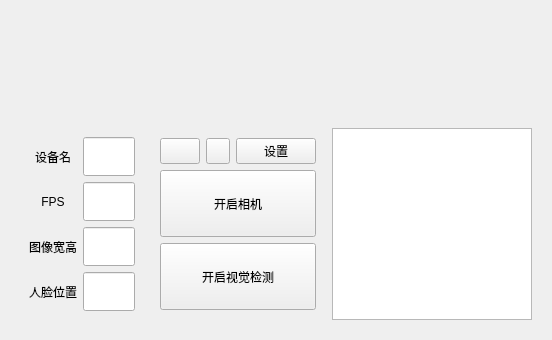
<?xml version="1.0" encoding="UTF-8"?>
<ui version="4.0">
 <class>Camera</class>
 <widget class="QWidget" name="Camera">
  <property name="geometry">
   <rect>
    <x>0</x>
    <y>0</y>
    <width>552</width>
    <height>340</height>
   </rect>
  </property>
  <property name="windowTitle">
   <string>Camera</string>
  </property>
  <layout class="QGridLayout" name="gridLayout">
   <item row="0" column="0">
    <widget class="CardWidget" name="videoCardWidget">
     <property name="sizePolicy">
      <sizepolicy hsizetype="Preferred" vsizetype="Expanding">
       <horstretch>0</horstretch>
       <verstretch>0</verstretch>
      </sizepolicy>
     </property>
     <layout class="QGridLayout" name="gridLayout_3">
      <item row="0" column="0">
       <widget class="ImageLabel" name="camView"/>
      </item>
     </layout>
    </widget>
   </item>
   <item row="1" column="0">
    <widget class="CardWidget" name="setCardWidget">
     <layout class="QGridLayout" name="gridLayout_2">
      <item row="0" column="2">
       <widget class="PlainTextEdit" name="helpPlainTextEdit">
        <property name="sizePolicy">
         <sizepolicy hsizetype="Preferred" vsizetype="Preferred">
          <horstretch>0</horstretch>
          <verstretch>0</verstretch>
         </sizepolicy>
        </property>
        <property name="readOnly">
         <bool>true</bool>
        </property>
       </widget>
      </item>
      <item row="0" column="1">
       <layout class="QGridLayout" name="gridLayout_5">
        <property name="leftMargin">
         <number>10</number>
        </property>
        <property name="topMargin">
         <number>10</number>
        </property>
        <property name="rightMargin">
         <number>10</number>
        </property>
        <property name="bottomMargin">
         <number>10</number>
        </property>
        <item row="0" column="2">
         <widget class="PushButton" name="settingButton">
          <property name="sizePolicy">
           <sizepolicy hsizetype="Minimum" vsizetype="Fixed">
            <horstretch>0</horstretch>
            <verstretch>0</verstretch>
           </sizepolicy>
          </property>
          <property name="text">
           <string>设置</string>
          </property>
         </widget>
        </item>
        <item row="1" column="0" colspan="3">
         <widget class="PushButton" name="camButton">
          <property name="sizePolicy">
           <sizepolicy hsizetype="Preferred" vsizetype="Preferred">
            <horstretch>0</horstretch>
            <verstretch>0</verstretch>
           </sizepolicy>
          </property>
          <property name="minimumSize">
           <size>
            <width>0</width>
            <height>0</height>
           </size>
          </property>
          <property name="text">
           <string>开启相机</string>
          </property>
         </widget>
        </item>
        <item row="2" column="0" colspan="3">
         <widget class="PushButton" name="detButton">
          <property name="sizePolicy">
           <sizepolicy hsizetype="Preferred" vsizetype="Preferred">
            <horstretch>0</horstretch>
            <verstretch>0</verstretch>
           </sizepolicy>
          </property>
          <property name="minimumSize">
           <size>
            <width>0</width>
            <height>0</height>
           </size>
          </property>
          <property name="text">
           <string>开启视觉检测</string>
          </property>
         </widget>
        </item>
        <item row="0" column="0">
         <widget class="ComboBox" name="chooseBox">
          <property name="sizePolicy">
           <sizepolicy hsizetype="Preferred" vsizetype="Preferred">
            <horstretch>0</horstretch>
            <verstretch>0</verstretch>
           </sizepolicy>
          </property>
          <property name="minimumSize">
           <size>
            <width>0</width>
            <height>0</height>
           </size>
          </property>
         </widget>
        </item>
        <item row="0" column="1">
         <widget class="ToolButton" name="refButton">
          <property name="sizePolicy">
           <sizepolicy hsizetype="Preferred" vsizetype="Preferred">
            <horstretch>0</horstretch>
            <verstretch>0</verstretch>
           </sizepolicy>
          </property>
         </widget>
        </item>
       </layout>
      </item>
      <item row="0" column="0">
       <widget class="CardWidget" name="infoCardWidget">
        <layout class="QGridLayout" name="gridLayout_4">
         <item row="3" column="0">
          <widget class="BodyLabel" name="posLabel">
           <property name="text">
            <string>人脸位置</string>
           </property>
           <property name="alignment">
            <set>Qt::AlignCenter</set>
           </property>
          </widget>
         </item>
         <item row="1" column="0">
          <widget class="BodyLabel" name="fpsLabel">
           <property name="text">
            <string>FPS</string>
           </property>
           <property name="alignment">
            <set>Qt::AlignCenter</set>
           </property>
          </widget>
         </item>
         <item row="2" column="0">
          <widget class="BodyLabel" name="whBodyLabel">
           <property name="text">
            <string>图像宽高</string>
           </property>
           <property name="alignment">
            <set>Qt::AlignCenter</set>
           </property>
          </widget>
         </item>
         <item row="0" column="0">
          <widget class="BodyLabel" name="nameLabel">
           <property name="text">
            <string>设备名</string>
           </property>
           <property name="alignment">
            <set>Qt::AlignCenter</set>
           </property>
          </widget>
         </item>
         <item row="0" column="1">
          <widget class="LineEdit" name="nameLineEdit">
           <property name="sizePolicy">
            <sizepolicy hsizetype="Preferred" vsizetype="Preferred">
             <horstretch>0</horstretch>
             <verstretch>0</verstretch>
            </sizepolicy>
           </property>
           <property name="alignment">
            <set>Qt::AlignCenter</set>
           </property>
           <property name="readOnly">
            <bool>true</bool>
           </property>
          </widget>
         </item>
         <item row="1" column="1">
          <widget class="LineEdit" name="fpsLineEdit">
           <property name="sizePolicy">
            <sizepolicy hsizetype="Preferred" vsizetype="Preferred">
             <horstretch>0</horstretch>
             <verstretch>0</verstretch>
            </sizepolicy>
           </property>
           <property name="alignment">
            <set>Qt::AlignCenter</set>
           </property>
           <property name="readOnly">
            <bool>true</bool>
           </property>
          </widget>
         </item>
         <item row="2" column="1">
          <widget class="LineEdit" name="whLineEdit">
           <property name="sizePolicy">
            <sizepolicy hsizetype="Preferred" vsizetype="Preferred">
             <horstretch>0</horstretch>
             <verstretch>0</verstretch>
            </sizepolicy>
           </property>
           <property name="alignment">
            <set>Qt::AlignCenter</set>
           </property>
           <property name="readOnly">
            <bool>true</bool>
           </property>
          </widget>
         </item>
         <item row="3" column="1">
          <widget class="LineEdit" name="posLineEdit">
           <property name="sizePolicy">
            <sizepolicy hsizetype="Preferred" vsizetype="Preferred">
             <horstretch>0</horstretch>
             <verstretch>0</verstretch>
            </sizepolicy>
           </property>
           <property name="alignment">
            <set>Qt::AlignCenter</set>
           </property>
           <property name="readOnly">
            <bool>true</bool>
           </property>
          </widget>
         </item>
        </layout>
       </widget>
      </item>
     </layout>
    </widget>
   </item>
  </layout>
 </widget>
 <customwidgets>
  <customwidget>
   <class>ComboBox</class>
   <extends>QPushButton</extends>
   <header>qfluentwidgets</header>
  </customwidget>
  <customwidget>
   <class>PushButton</class>
   <extends>QPushButton</extends>
   <header>qfluentwidgets</header>
  </customwidget>
  <customwidget>
   <class>ToolButton</class>
   <extends>QToolButton</extends>
   <header>qfluentwidgets</header>
  </customwidget>
  <customwidget>
   <class>CardWidget</class>
   <extends>QFrame</extends>
   <header>qfluentwidgets</header>
   <container>1</container>
  </customwidget>
  <customwidget>
   <class>BodyLabel</class>
   <extends>QLabel</extends>
   <header>qfluentwidgets</header>
  </customwidget>
  <customwidget>
   <class>ImageLabel</class>
   <extends>QLabel</extends>
   <header>qfluentwidgets</header>
  </customwidget>
  <customwidget>
   <class>LineEdit</class>
   <extends>QLineEdit</extends>
   <header>qfluentwidgets</header>
  </customwidget>
  <customwidget>
   <class>PlainTextEdit</class>
   <extends>QPlainTextEdit</extends>
   <header>qfluentwidgets</header>
  </customwidget>
 </customwidgets>
 <resources/>
 <connections/>
</ui>
